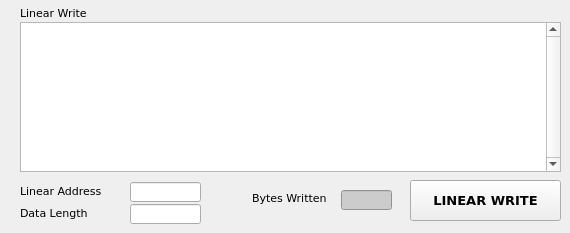
   <widget class="QWidget" name="tbLinearWrite">
    <attribute name="title">
     <string>Linear Write</string>
    </attribute>
    <widget class="QLineEdit" name="txtLinearAddressWrite">
     <property name="geometry">
      <rect>
       <x>130</x>
       <y>182</y>
       <width>71</width>
       <height>20</height>
      </rect>
     </property>
     <property name="font">
      <font>
       <family>Verdana</family>
       <pointsize>8</pointsize>
       <weight>75</weight>
       <bold>true</bold>
      </font>
     </property>
     <property name="readOnly">
      <bool>false</bool>
     </property>
    </widget>
    <widget class="QLabel" name="lblLinearAdressWrite">
     <property name="geometry">
      <rect>
       <x>20</x>
       <y>183</y>
       <width>101</width>
       <height>16</height>
      </rect>
     </property>
     <property name="font">
      <font>
       <family>Verdana</family>
       <pointsize>8</pointsize>
      </font>
     </property>
     <property name="text">
      <string>Linear Address</string>
     </property>
    </widget>
    <widget class="QLabel" name="lblDataLengthWrite">
     <property name="geometry">
      <rect>
       <x>20</x>
       <y>205</y>
       <width>101</width>
       <height>16</height>
      </rect>
     </property>
     <property name="font">
      <font>
       <family>Verdana</family>
       <pointsize>8</pointsize>
      </font>
     </property>
     <property name="text">
      <string>Data Length</string>
     </property>
    </widget>
    <widget class="QLabel" name="lblLinearWrite">
     <property name="geometry">
      <rect>
       <x>20</x>
       <y>5</y>
       <width>90</width>
       <height>16</height>
      </rect>
     </property>
     <property name="font">
      <font>
       <family>Verdana</family>
       <pointsize>8</pointsize>
      </font>
     </property>
     <property name="text">
      <string>Linear Write</string>
     </property>
    </widget>
    <widget class="QLabel" name="lblBytesWritten">
     <property name="geometry">
      <rect>
       <x>252</x>
       <y>190</y>
       <width>90</width>
       <height>16</height>
      </rect>
     </property>
     <property name="font">
      <font>
       <family>Verdana</family>
       <pointsize>8</pointsize>
      </font>
     </property>
     <property name="text">
      <string>Bytes Written</string>
     </property>
    </widget>
    <widget class="QLineEdit" name="txtBytesWritten">
     <property name="geometry">
      <rect>
       <x>341</x>
       <y>190</y>
       <width>51</width>
       <height>20</height>
      </rect>
     </property>
     <property name="font">
      <font>
       <family>Verdana</family>
       <pointsize>8</pointsize>
       <weight>75</weight>
       <bold>true</bold>
      </font>
     </property>
     <property name="styleSheet">
      <string notr="true">background-color: rgb(204, 204, 204);</string>
     </property>
     <property name="alignment">
      <set>Qt::AlignCenter</set>
     </property>
     <property name="readOnly">
      <bool>true</bool>
     </property>
    </widget>
    <widget class="QLineEdit" name="txtDataLengthWrite">
     <property name="geometry">
      <rect>
       <x>130</x>
       <y>204</y>
       <width>71</width>
       <height>20</height>
      </rect>
     </property>
     <property name="font">
      <font>
       <family>Verdana</family>
       <pointsize>8</pointsize>
       <weight>75</weight>
       <bold>true</bold>
      </font>
     </property>
     <property name="readOnly">
      <bool>false</bool>
     </property>
    </widget>
    <widget class="QTextEdit" name="txtLinearWrite">
     <property name="geometry">
      <rect>
       <x>20</x>
       <y>22</y>
       <width>541</width>
       <height>150</height>
      </rect>
     </property>
     <property name="autoFillBackground">
      <bool>true</bool>
     </property>
     <property name="verticalScrollBarPolicy">
      <enum>Qt::ScrollBarAlwaysOn</enum>
     </property>
     <property name="horizontalScrollBarPolicy">
      <enum>Qt::ScrollBarAlwaysOff</enum>
     </property>
     <property name="tabChangesFocus">
      <bool>true</bool>
     </property>
     <property name="readOnly">
      <bool>false</bool>
     </property>
    </widget>
    <widget class="QPushButton" name="btnLinearWrite">
     <property name="geometry">
      <rect>
       <x>410</x>
       <y>180</y>
       <width>151</width>
       <height>41</height>
      </rect>
     </property>
     <property name="font">
      <font>
       <family>Verdana</family>
       <pointsize>10</pointsize>
       <weight>75</weight>
       <bold>true</bold>
      </font>
     </property>
     <property name="cursor">
      <cursorShape>PointingHandCursor</cursorShape>
     </property>
     <property name="text">
      <string>LINEAR WRITE</string>
     </property>
    </widget>
   </widget>
